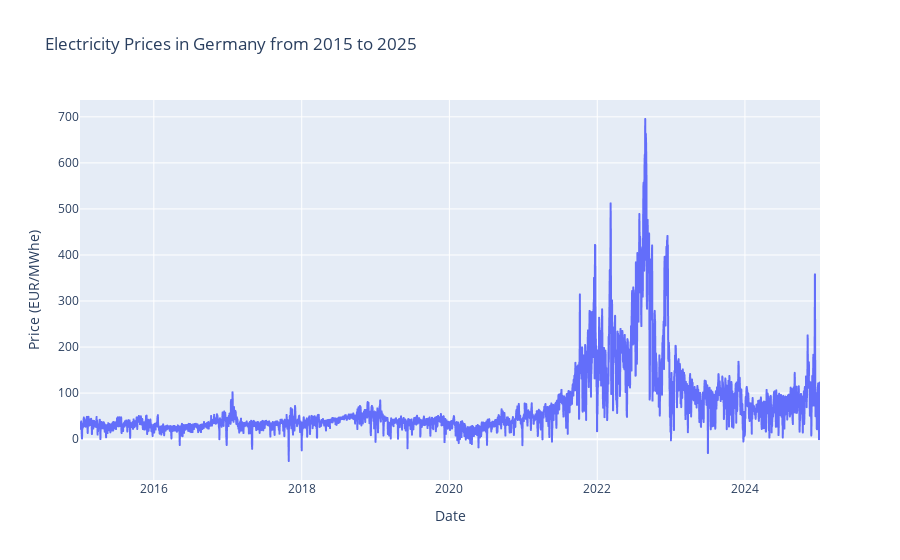

Notebook cell for this chart:
### Code cell
fig = px.line(electricity_prices.reset_index(), x='Date', y='Price (EUR/MWhe)', title='Electricity Prices in Germany from 2015 to 2025')
fig.show()

### Figure 1 — Plotly figure (JSON) as saved in the notebook; plotly's stock layout.template omitted (floating-point values rounded to 4 significant figures; data arrays with more than 128 entries replaced by an {"elided": "..."} marker saying what was removed)
{"data": [{"hovertemplate": "Date=%{x}<br>Price (EUR/MWhe)=%{y}<extra></extra>", "legendgroup": "", "line": {"color": "#636efa", "dash": "solid"}, "marker": {"symbol": "circle"}, "mode": "lines", "name": "", "showlegend": false, "type": "scattergl", "x": {"elided": "3659 str values"}, "xaxis": "x", "y": {"elided": "3659 float values"}, "yaxis": "y"}], "layout": {"legend": {"tracegroupgap": 0}, "title": {"text": "Electricity Prices in Germany from 2015 to 2025"}, "xaxis": {"anchor": "y", "domain": [0, 1], "title": {"text": "Date"}}, "yaxis": {"anchor": "x", "domain": [0, 1], "title": {"text": "Price (EUR/MWhe)"}}}}
